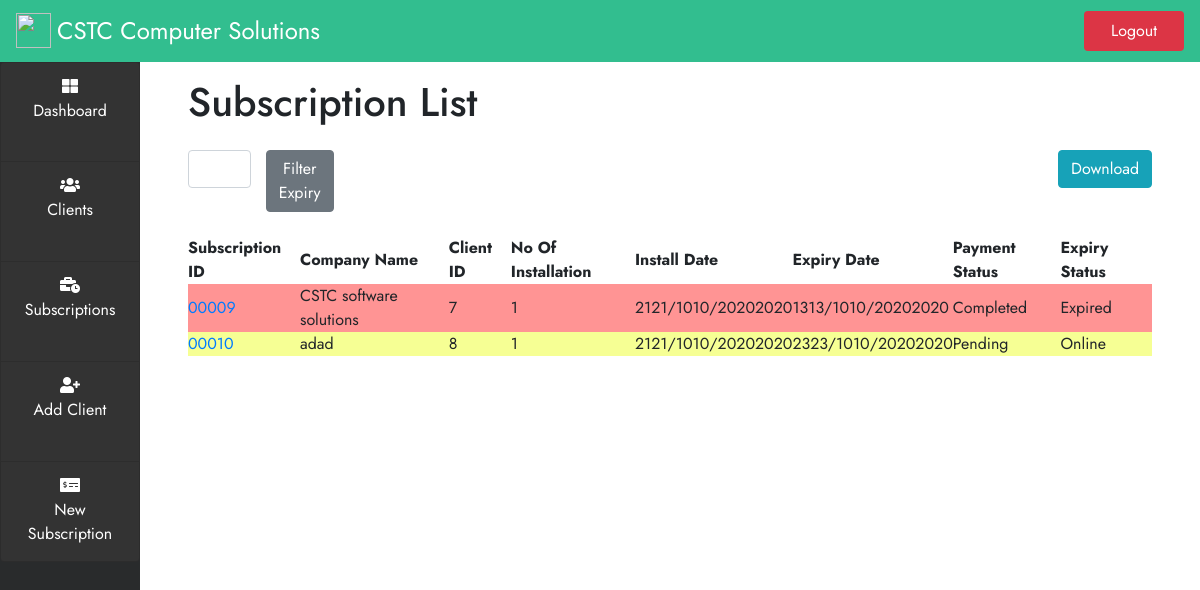
The app's page /subscription (signed in), older data.
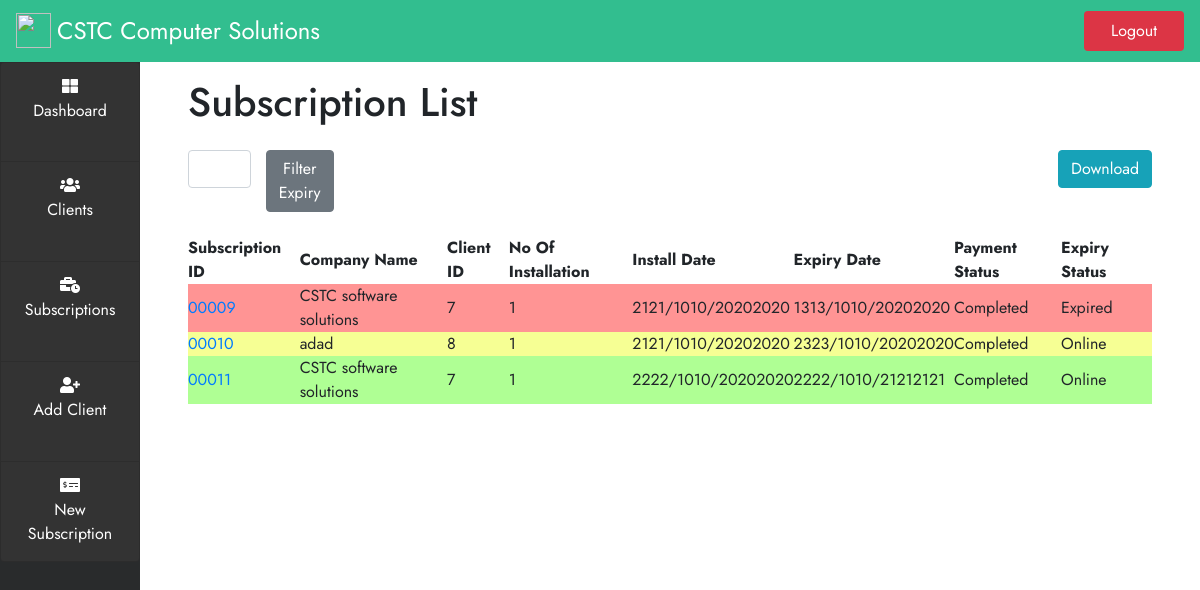
The same page, newer data.
### subscription/models.py (models this page shows)
class Subscription(models.Model):
    CustomerName= models.ForeignKey(Customer, on_delete=models.CASCADE, related_name='custom')
    Installation_number = models.IntegerField(blank=False,default=1, validators=[MinValueValidator(1)])
    InstallDuration= models.IntegerField(blank=False,default=1, validators=[MinValueValidator(1)])
    InstallDate=models.DateField()
    ExpiryDate= models.DateField()
    TotalAmount= models.FloatField(blank=False, default=0, validators=[MinValueValidator(0)])
    AmountReceived=models.FloatField(blank=False,default=0, validators=[MinValueValidator(0)])
    RemainingAmount = models.FloatField(blank=False, default=0, validators=[MinValueValidator(0)])

### customer/models.py (models this page shows)
class Customer(models.Model):
    ClientID = models.CharField(max_length=10,default="")
    Name = models.CharField(max_length=250)
    Address1 = models.CharField(max_length=150)
    Address2 = models.CharField(max_length=150, blank=True)
    City= models.CharField(max_length=100)
    District = models.CharField(max_length=20)
    Zone = models.CharField(max_length=100)
    PhoneNo= models.CharField(max_length=15)
    Email = models.CharField(max_length=100)
    Website = models.CharField(max_length=100, blank=True)
    Contact_Person= models.CharField(max_length=100)
    Contact_Person_MobileNo= models.CharField(max_length=15)
    Contact_Person_Email= models.CharField(max_length=100)
    def __str__(self):
        return self.Name

### subscription/views.py (the view)
# urls.py: path('subscription', views.subscription_list, name='subscriptions'),
@login_required(login_url='index')
def subscription_list(request):
    obj = Subscription.objects.all()
    days = None
    expiryfilter = request.GET.get('expiryfilter')
    if is_valid_queryparam(expiryfilter):
        days = int(expiryfilter)
        start_date = datetime.date.today()
        end_date = start_date + datetime.timedelta(days=days)
        obj = obj.filter(ExpiryDate__range=[start_date, end_date])
    context = {
        'subscriptions': obj,
        'days':days,
    }
    return render(request,'subscription.html',context)

### cstcdataentry/templatetags/myfilters.py (called while the page is built)
@register.filter
def days_until(exdate):
    delta = exdate - datetime.date.today()
    return delta.days

### subscription/views.py (called while the page is built)
def is_valid_queryparam(param):
    return param != '' and param is not None

### subscription/Templates/subscription.html (shortened to what this page needs)
{% extends "base.html" %}
{% block content %}
{% load myfilters %}
<div class="col-lg px-5 py-3 tablecontent">
    <h1>Subscription List</h1>
    <div class="col my-4">
            <div class="row justify-content-end">
                <form class="col-2 " method="GET">
                    <div class="row">
                        <div class="col-lg col p-0 ">
                            <input class="form-control" name="expiryfilter" type="number" value="" id="days-input">
                        </div>
                        <div class="col">
                            <button type="submit" class="btn btn-secondary " >Filter Expiry</button>
                        </div>
                    </div>
                </form>
                <div class="col p-0">
                    <a  href="{%url 'report' days  %}" class="btn btn-info float-right" >Download</a>
                </div>
            </div>
    </div>
    <table id="datatable" class="display" style="width:100%">
        <thead>
            <tr>
                <th>Subscription ID</th>
                <th>Company Name</th>
                <th>Client ID</th>
                <th>No Of Installation</th>
                <th>Install Date</th>
                <th>Expiry Date</th>
                <th>Payment Status</th>
                <th>Expiry Status</th>
            </tr>
        </thead>
        <tbody>
        {% for subscription in subscriptions %}
            {% if subscription.ExpiryDate|days_until <= 20  %}
                {% if subscription.ExpiryDate|days_until <= 0 %}
                <tr class="expired">
                {% else %}
                <tr class="warn">
                {% endif %}
            {% else %}
                <tr class="online">
            {% endif %}
                <td><a href="{%url 'subscriptiondetail' subscription.id %}">{{ subscription.id |stringformat:"05d" }}</a></td>
                <td>{{ subscription.CustomerName }}</td>
                <td>{{ subscription.CustomerName.id }}</td>
                <td>{{ subscription.Installation_number }}</td>
                <td>{{ subscription.InstallDate }}</td>
                <td >{{ subscription.ExpiryDate }}</td>
                <td >
                    {% if subscription.RemainingAmount > 0 %}
                        {% if subscription.ExpiryDate|days_until <= 0 %}
                            OverDue
                        {% else %}
                            Pending
                        {% endif %}
                    {% else %}
                        Completed
                    {% endif %}
                </td>
                <td>
                    {% if subscription.ExpiryDate|days_until <= 0 %}
                        Expired
                    {% else %}
                        Online
                    {% endif %}
                </td>
            </tr>
        {% endfor %}
        </tbody>
</table>
</div>
{% endblock content %}

Row changes from the older to the newer data that the page shows:
changed Subscription "adad": RemainingAmount "Pending" → "Completed"
added Subscription: id "00011", CustomerName "CSTC software solutions", CustomerName.id "7", Installation_number "1", InstallDate "2222/1010/20202020", ExpiryDate "2222/1010/21212121", RemainingAmount "Completed", shows "Online"
